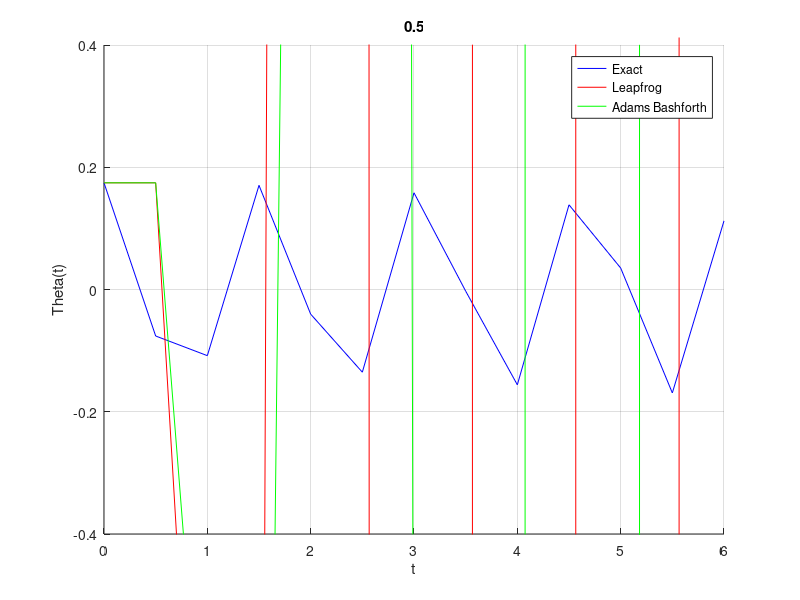

The MATLAB script that drew this image:
%% Leapfrog vs. Adams Bashforth
% Routine for folving the pendulum problem.
% 
% for solving 
%
% $\frac{d \theta}{dt}=-\frac{g}{l} \theta$
%
% Assuming for the period 0<t<6 with initial conditions:
%
% $\theta(0) = \pi/18$ and $\theta'(0) = 0$
clc
clear all
close all
%% Constants
g = 9.81; % m/s^2
l = 0.60; % m

%% Discretization of t
ti = 0;   % Initial Time
tf = 6;   % Final Time

% Time step, evaluate for h= 0.1,0.2,0.5
h = 0.5; 

% Discretization of t
t = ti:h:tf;
n = length(t);

%% Computing Theta
theta1 = zeros(n,1);
theta2 = zeros(n,1);
theta1(1) = pi/18; %initial condition
theta2(1) = 0;     %initial condition
% explicit euler as our first step
theta1(2) = theta1(1) + h*theta2(1);
theta2(2) = theta2(1) + h*(-g/l)*theta1(1);

for i=2:n-1
    %Leap-Frog scheeme
    theta1(i+1) = theta1(i-1) + 2*h*theta2(i);
    theta2(i+1) = theta2(i-1) + 2*h*(-g/l)*theta1(i);
end

theta11 = zeros(n,1);
theta22 = zeros(n,1);
theta11(1) = pi/18; %initial condition
theta22(1) = 0;     %initial condition
% explicit euler as our first step
theta11(2) = theta11(1) + h*theta22(1);
theta22(2) = theta22(1) + h*(-g/l)*theta11(1);

for i=2:n-1
    %Adams-Bashforth scheeme
    theta11(i+1) = theta11(i) + 3/2*h*theta22(i)...
        - h/2*theta22(i-1);
    theta22(i+1) = theta22(i) + 3/2*h*(-g/l)*theta11(i)... 
        - h/2*(-g/l)*theta11(i-1);
end
%% Exact solution
theta = zeros(n,1);
theta = theta1(1)*cos( sqrt(g/l).*t );

%% Make figures
hold on
grid on
axis([0 6 -0.4 0.4]);
plot(t,theta,'blue');
plot(t,theta1,'red');
plot(t,theta11,'green');
legend('Exact','Leapfrog','Adams Bashforth');
xlabel('t'); ylabel('Theta(t)')
grid on
title(h)
hold off
